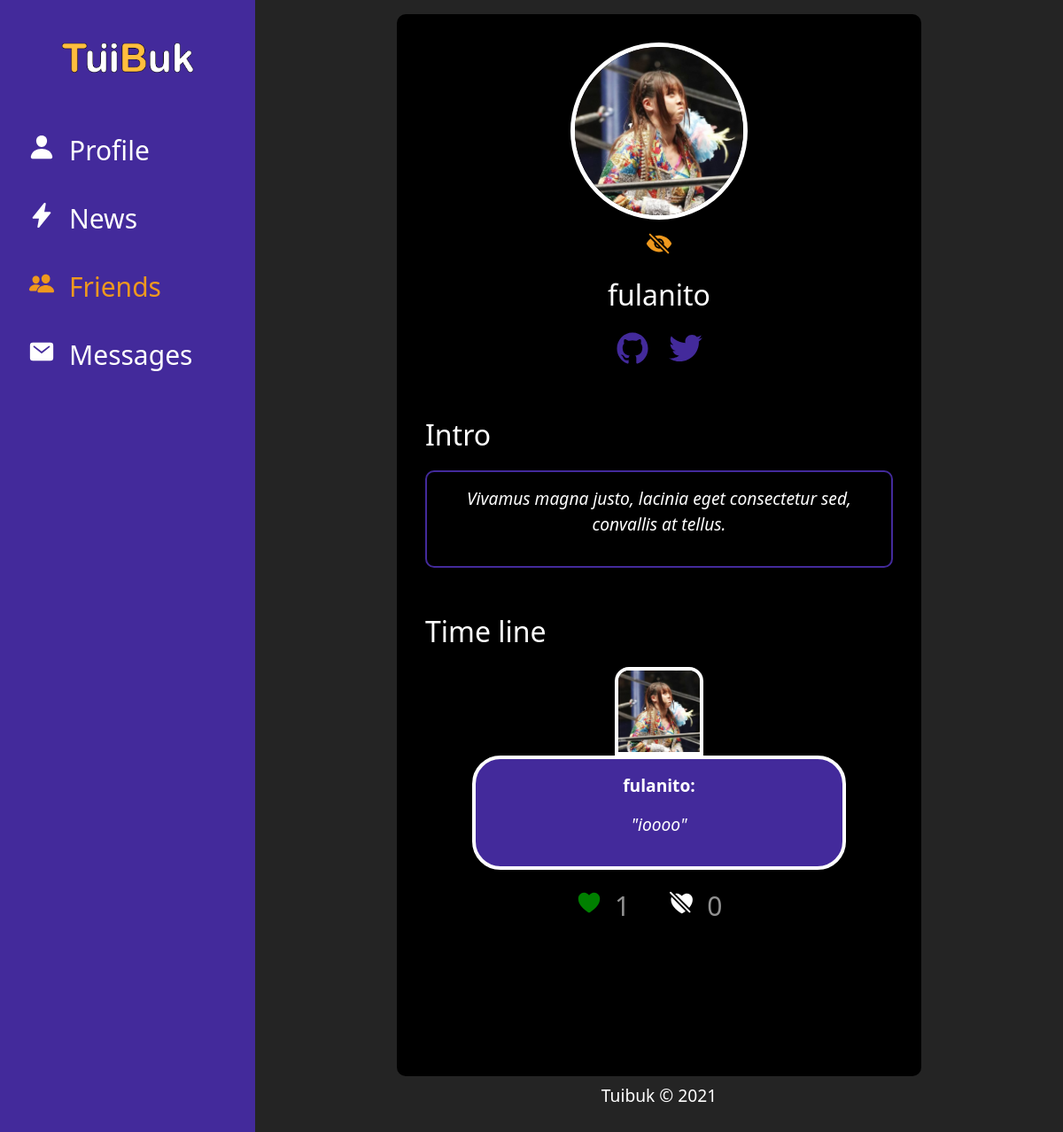
The page /friends/profile-person/cwguhj/ (signed in) on the database its author committed.
### registration/models.py (models this page shows, shortened)
class Profile(models.Model):
    user_name = models.OneToOneField(User, on_delete=models.CASCADE)
    friend_user_code = models.CharField(max_length=15, unique=True, blank=True)
    img_profile = models.ImageField(upload_to = 'profiles', null=True, blank=True)
    intro = models.TextField(null=True, blank=True)
    birthday = models.DateField(null=True, blank=True, default=datetime.date.today)
    nationality = models.CharField(max_length=100, blank=True)
    sn_github = models.CharField(max_length=100, null=True, blank=True)
    sn_twitter = models.CharField(max_length=100, null=True, blank=True)
    sn_youtube = models.CharField(max_length=100, null=True, blank=True)
    friends = models.ManyToManyField(User, related_name='friends', blank=True)

### posts/models.py (models this page shows, shortened)
class PostUser(models.Model):
    owner = models.ForeignKey(User, on_delete=models.CASCADE, null=True)
    post_user = models.TextField()
    date_post = models.DateTimeField(auto_now_add=True)
    like_post = models.ManyToManyField(User, related_name='likes', blank=True)
    dislike_post = models.ManyToManyField(User, related_name='dislikes', blank=True)
    def total_likes(self):
        return self.like_post.count()
    def total_dislikes(self):
        return self.dislike_post.count()
    class Meta:
        verbose_name = 'Post'
        verbose_name_plural = 'Posts'
        ordering = ['-date_post']

### friends/views.py (the view, shortened to what this page needs)
# urls.py: path('profile-person/<str:slug>/', ProfileFriend.as_view(), name='profile'),
class ProfileFriend(DetailView):
    model = Profile
    slug_field = 'friend_user_code'
    template_name = 'friends/friend_profile.html'
    def get_context_data(self, **kwargs):
        context = super(ProfileFriend, self).get_context_data(**kwargs)
        current_user = self.request.user
        friend_user = context['object'].user_name
        relation_op_one = Relationship.objects.filter(sender__user_name__username = current_user,
                                                      receiver__user_name__username = friend_user)
        relation_op_two = Relationship.objects.filter(sender__user_name__username=friend_user,
                                                      receiver__user_name__username=current_user)
        if relation_op_one:
            element_relation = relation_op_one.first()
            if element_relation.status == 'send':
                context['relation'] = 'user_cancel'
                context['id_relation'] = element_relation.id
            else:
                context['relation'] = 'no_request'
        else:
            context['relation'] = 'request'
        post_friend = PostUser.objects.filter(owner=friend_user)
        context['posts'] = post_friend
        return context
    def dispatch(self, request, *args, **kwargs):
        obj = super(ProfileFriend, self).get_object()
        if self.request.user == obj.user_name:
            return redirect('profile_core:profile')
        else:
            relation_users = Relationship.objects.filter(Q(sender__user_name__username=obj.user_name,
                                                            receiver__user_name__username=self.request.user) |
                                                          Q(sender__user_name__username=self.request.user,
                                                           receiver__user_name__username=obj.user_name))
            if relation_users:
                relation_status = relation_users.first().status
                if relation_status == 'blocked':
                    return redirect('friends:list')
                else:
                    return super(ProfileFriend, self).dispatch(request, *args, **kwargs)
            else:
                return super(ProfileFriend, self).dispatch(request, *args, **kwargs)

### friends/templates/friends/friend_profile.html (shortened to what this page needs)
{% extends 'base.html' %}
{% block content %}
{% if object.img_profile %}
    <div class="container-img-profile mx-auto">
        <img class="img-profile" src="{{object.img_profile.url}}" alt="">
    </div>
{% else %}
        {% load static %}
{% endif %}
<div class="text-center mt-2">
    <a class="friends-action block-icon" onclick="return abrir_modal('{% url 'friends:block_user' object.user_name %}')"  href="#"><ion-icon name="eye-off"></ion-icon></a>
</div>
<div class="label-name-profile text-center mt-2"><p>{{object.user_name}}</p></div>
<div class="text-center">
    <div class="social-media-profile">
        {% if object.sn_github %}
            <a href="{{object.sn_github}}" class="social-link-profile github" target="_blank"><ion-icon class="social-icon-profile mx-1 mx-md-2" name="logo-github"></ion-icon></a>
        {% endif %}
        {% if object.sn_twitter %}
            <a href="{{object.sn_twitter}}" class="social-link-profile twitter" target="_blank"><ion-icon class="social-icon-profile mx-1 mx-md-2" name="logo-twitter"></ion-icon></a>
        {% endif %}
    </div>
</div>
<div class="label-profile text-left mt-5"><p>Intro</p></div>
{% if object.user_name not in request.user.profile.friends.all  %}
    <div class="section-profile">
        <p class="p-info-profile">
            Add this person to see your profile.
        </p>
    </div>
{% else %}
    <div class="section-profile">
        <p class="p-info-profile">
            {{object.intro}}
        </p>
    </div>
    <div class="label-profile text-left mt-5"><p>Time line</p></div>
    <div class="time-line-profile">
        {% if posts %}
            {% for element in posts %}
                <div class="content-target-profile">
                    <div >
                        <div class="content-img-target-profile mx-auto">
                            {% if object.img_profile %}
                                <img class="img-target-profile" src="{{object.img_profile.url}}" alt="">
                            {% else %}
                                <img class="img-target-profile" src="{% static 'img/profile-default.jpg' %}" alt="">
                            {% endif %}
                        </div>
                    </div>
                    <div class="content-p-target-profile mx-auto">
                        <p class="p-name-target-profile">{{element.owner}}: </p>
                        <p class="p-target-profile">"{{element.post_user}}"</p>
                    </div>
                    <div class="like-dislike-container text-center mt-2">
                        <button class="btn-like-dislike {% if request.user in element.like_post.all %}like_active{% endif %}" id="likebtn_{{element.owner}}_{{element.id}}">
                            <ion-icon name="heart"></ion-icon>
                        </button>
                        <input class="input-like-dislike" type="number" name="" id="input_like_{{element.owner}}_{{element.id}}" value="{{element.total_likes}}" readonly>
                        <button class="btn-like-dislike {% if request.user in element.dislike_post.all %}dislike_active{% endif %}" id="dislikebtn_{{element.owner}}_{{element.id}}">
                            <ion-icon name="heart-dislike"></ion-icon>
                        </button>
                        <input class="input-like-dislike" type="number" name="" id="input_dislike_{{element.owner}}_{{element.id}}" value="{{element.total_dislikes}}" readonly>
                    </div>
                </div>
            {% endfor %}
        {% else %}
            <div class="text-center">
                <p class="p-no-posts">No posts yet</p>
            </div>
        {% endif %}
    </div>
{% endif %}
{% endblock %}

### static/css/styles.css (style rules this page uses)
:root { --primary: #432a9b; --secondary: #ef991e; --secondary-dark: #a76c1a; --light: #fff; --grey: #b1b1b1; }
body { overflow: hidden; font-weight: 300; height: 100vh; }
.container-img-profile { height: 200px; width: 200px; }
.img-profile { height: 100%; width: 100%; border-radius: 50%; border: 5px solid #fff; }
.label-profile { font-size: 2em; color: var(--light); }
.label-name-profile { font-size: 2em; color: var(--light); }
.section-profile { margin: 0; color: var(--light); padding: 1em; border-radius: 10px; border: 2px solid var(--primary); }
.p-info-profile { text-align: center; font-style: oblique; font-size: 1.2em; word-wrap: break-word; }
.social-media-profile { width: 100%; }
.social-link-profile { color: var(--primary); transition: .2s; }
.social-icon-profile { font-size: 2.5em; }
.content-target-profile { margin-bottom: 7em; }
.content-img-target-profile { height: 100px; width: 100px; }
.img-target-profile { height: 100%; width: 100%; border: 4px solid var(--light); border-radius: 1em 1em 0 0; }
.content-p-target-profile { padding: 1em; width: 80%; background-color: var(--primary); border-radius: 2em; border: 4px solid var(--light); }
.p-name-target-profile { text-align: center; color: var(--light); font-weight: bold; font-size: 1.2em; }
.p-target-profile { text-align: center; color: var(--light); font-style: italic; font-size: 1.2em; }
.btn-like-dislike { color: #fff; background: none; border: none; font-size: 30px; padding: 0 8px; margin: 10px 0; transition: .2s; }
.like_active { color: green; }
.input-like-dislike { width: 50px; border: none; background: none; color: #919191; font-size: 30px; margin: 0px; pointer-events: none; }
.block-icon { color: var(--secondary); transition: .1s; }
.friends-action { font-size:30px; margin: 0 10px; transition: .1s; }

### rows shown on the page
Profile: img_profile (picture), user_name "fulanito", intro "Vivamus magna justo, lacinia eget consectetur sed, convallis at tellus."
PostUser: img_profile (picture), owner "fulanito", post_user "ioooo", total_likes "1", total_dislikes "0"
